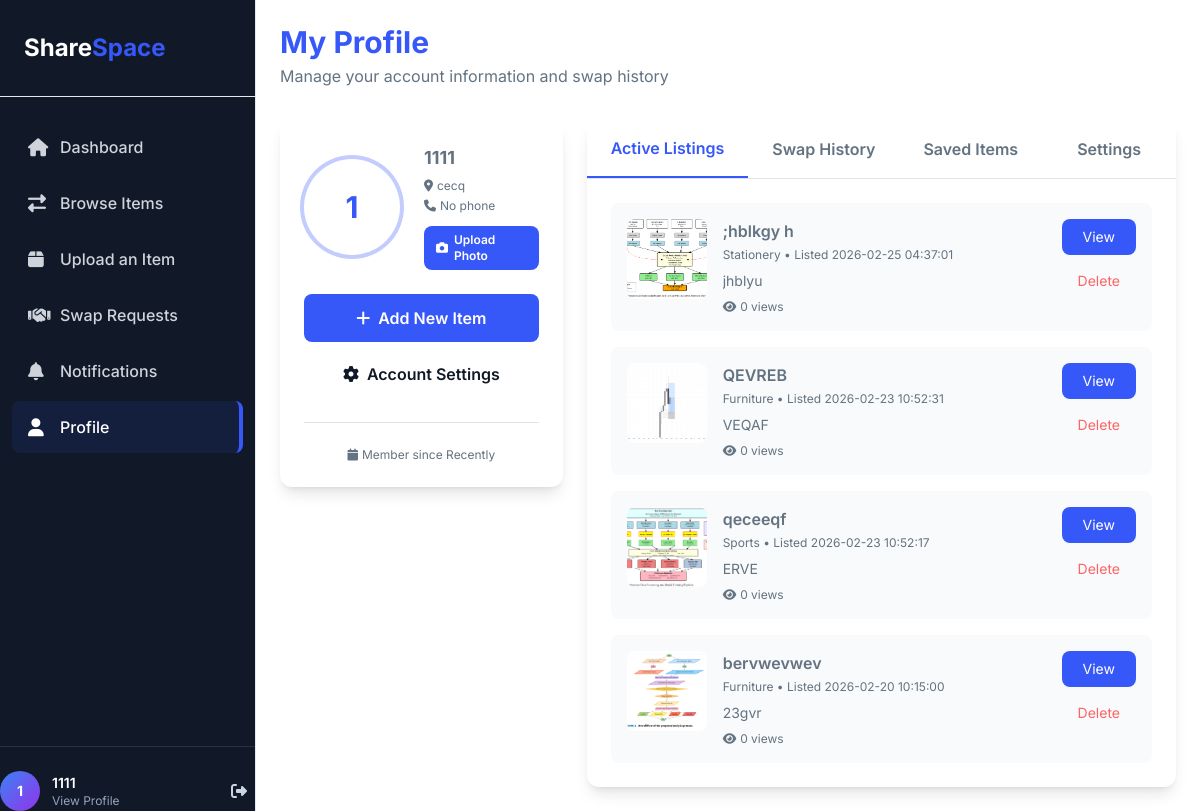
Screenshot of /profile (signed in) with the database file from the repository.
### tables this page shows
CREATE TABLE items (
    id INTEGER PRIMARY KEY AUTOINCREMENT,
    owner_id INTEGER NOT NULL,
    name TEXT NOT NULL,
    category TEXT,
    description TEXT,
    image TEXT,
    hostel TEXT,
    created_at TEXT DEFAULT CURRENT_TIMESTAMP,
    is_active INTEGER DEFAULT 1, condition TEXT, looking_for TEXT, contact_method TEXT DEFAULT 'email', views INTEGER DEFAULT 0,

    FOREIGN KEY (owner_id) REFERENCES users(id)
);

### app.py (the view)
@app.route("/profile")
def profile():
    if "user_id" not in session:
        return redirect(url_for("signin"))
    db = get_db()
    user_id = session["user_id"]
    active_listings = db.execute("""
        SELECT *
        FROM items
        WHERE owner_id = ?
          AND is_active = 1
        ORDER BY created_at DESC
    """, (session["user_id"],)).fetchall()
    swap_history = []
    saved_items = db.execute("""
    SELECT
        items.id,
        items.name,
        items.category,
        items.image,
        users.username AS owner_name
    FROM saved_items
    JOIN items ON saved_items.item_id = items.id
    JOIN users ON items.owner_id = users.id
    WHERE saved_items.user_id = ?
      AND items.is_active = 1
    """, (session['user_id'],)).fetchall()
    user = db.execute("SELECT profile_picture FROM users WHERE id = ?", (user_id,)).fetchone()
    if user and user["profile_picture"]:
        session["profile_picture"] = user["profile_picture"]
    return render_template(
        "profile.html",
        username=session["username"],
        active_listings=active_listings,
        swap_history=swap_history,
        saved_items=saved_items
    )

### app.py (called while the page is built)
def get_db():
    if "db" not in g:
        print("📁 Connecting to database:", os.path.abspath(DB_PATH))  # <-- debug print
        g.db = sqlite3.connect(DB_PATH)
        g.db.row_factory = sqlite3.Row
        g.db.execute("PRAGMA foreign_keys = ON")
    return g.db

### templates/profile.html (shortened to what this page needs)
{% extends "signedInBase.html" %}
{% block nav_profile %}
{{ ACTIVE }}
{% endblock %}
{% block content %}
<div class="mb-8">
    <h1 class="text-3xl font-bold mb-1">My Profile</h1>
    <p class="text-body-color dark:text-dark-6">
        Manage your account information and swap history
    </p>
</div>
<div class="grid grid-cols-1 lg:grid-cols-3 gap-6">
    <div class="lg:col-span-1">
        <div class="bg-white dark:bg-dark-2 rounded-xl p-6 shadow-lg">
<div class="flex items-center gap-6 mb-6">
    <div class="relative w-24 h-24 flex-shrink-0">
        {% if session.get('profile_picture') %}
            <img src="{{ url_for('static', filename='uploads/' + session.profile_picture) }}"
                 class="w-full h-full rounded-full object-cover ring-4 ring-primary ring-opacity-30"
                 alt="Profile Picture">
        {% else %}
            <div class="w-full h-full rounded-full bg-gradient-to-br from-primary to-purple flex items-center justify-center text-primary text-3xl font-bold ring-4 ring-primary ring-opacity-30">
                {{ session.username[0].upper() }}
            </div>
        {% endif %}
    </div>
    <div class="flex-1 min-w-0">
        <h2 class="text-lg font-bold text-body-color mb-0.5 truncate">{{ session.username }}</h2>
        <p class="text-xs text-body-color mt-1">
            <i class="fas fa-map-marker-alt mr-1"></i>{{ session.hostel or 'Campus' }}
        </p>
        <p class="text-xs text-body-color mt-1 mb-3">
            <i class="fas fa-phone mr-1"></i>{{ session.phone or 'No phone' }}
        </p>
        <div class="flex items-center gap-2">
            <form id="profile-pic-form"
                  action="{{ url_for('upload_profile_picture') }}"
                  method="POST"
                  enctype="multipart/form-data">
                <label for="profile_pic_input"
                       class="inline-flex items-center gap-1.5 text-xs font-semibold px-3 py-1.5 bg-primary text-white rounded-lg cursor-pointer hover:bg-blue-dark transition">
                    <i class="fas fa-camera"></i>
                    {{ 'Change Photo' if session.get('profile_picture') else 'Upload Photo' }}
                </label>
            </form>
        </div>
    </div>
</div>
            <div class="space-y-2">
                <a href="{{ url_for('upload') }}"
                   class="block w-full px-4 py-3 bg-primary text-white rounded-lg text-center font-semibold hover:bg-blue-dark transition">
                    <i class="fas fa-plus mr-2"></i>Add New Item
                </a>
                <button onclick="showTab('settings')"
                   class="block w-full px-4 py-3 bg-blue-dark text-dark rounded-lg text-center font-semibold hover:bg-gray-2 dark:hover:bg-primary transition">
                    <i class="fas fa-cog mr-2"></i>Account Settings
                </button>
            </div>
            <div class="mt-6 pt-6 border-t border-stroke dark:border-dark-3 text-center">
                <p class="text-xs text-body-color dark:text-dark-6">
                    <i class="fas fa-calendar mr-1"></i>Member since {{ session.joined_date or 'Recently' }}
                </p>
            </div>
        </div>
    </div>
    <div class="lg:col-span-2">
        <div class="bg-white dark:bg-dark-2 rounded-xl shadow-lg overflow-hidden">
            <div class="flex border-b border-stroke dark:border-dark-3 overflow-x-auto">
                <button onclick="showTab('active-listings')"
                        id="tab-active-listings"
                        class="flex-1 px-6 py-4 font-semibold text-primary border-b-2 border-primary transition whitespace-nowrap">
                    Active Listings
                </button>
                <button onclick="showTab('swap-history')"
                        id="tab-swap-history"
                        class="flex-1 px-6 py-4 font-semibold text-body-color dark:text-dark-6 hover:text-primary transition whitespace-nowrap">
                    Swap History
                </button>
                <button onclick="showTab('saved-items')"
                        id="tab-saved-items"
                        class="flex-1 px-6 py-4 font-semibold text-body-color dark:text-dark-6 hover:text-primary transition whitespace-nowrap">
                    Saved Items
                </button>
                <button onclick="showTab('settings')"
                        id="tab-settings"
                        class="flex-1 px-6 py-4 font-semibold text-body-color dark:text-dark-6 hover:text-primary transition whitespace-nowrap">
                    Settings
                </button>
            </div>
            <div class="p-6">
                <div id="active-listings" class="tab-content">
                    {% if active_listings %}
                    <div class="space-y-4">
                        {% for item in active_listings %}
                        <div class="flex gap-4 p-4 bg-gray-1 dark:bg-dark rounded-lg hover:bg-gray-2 dark:hover:bg-dark-3 transition">
                            <div class="w-20 h-20 rounded-lg bg-gradient-to-br from-primary to-blue-dark flex items-center justify-center text-white text-2xl flex-shrink-0">
                                {% if item.image %}
                                <img src="{{ url_for('static', filename='uploads/' + item.image) }}"
                                     class="w-full h-full object-cover rounded-lg" alt="{{ item.name }}">
                                {% else %}
                                <i class="fas fa-box"></i>
                                {% endif %}
                            </div>
                            <div class="flex-1 min-w-0">
                                <h3 class="font-semibold text-body-color dark:text-dark-6 mb-1">
                                    {{ item.name }}
                                </h3>
                                <p class="text-xs text-body-color dark:text-dark-6 mb-2">
                                    {{ item.category|capitalize }} • Listed {{ item.created_at }}
                                </p>
                                <p class="text-sm text-body-color dark:text-dark-6 line-clamp-1 mb-2">
                                    {{ item.description }}
                                </p>
                                <div class="flex gap-4 text-xs text-body-color dark:text-dark-6">
                                    <span><i class="fas fa-eye mr-1"></i>{{ item.views or 0 }} views</span>
                                </div>
                            </div>
                            <div class="flex flex-col gap-2">
                                <a href="/item/{{ item.id }}"
                                   class="px-4 py-2 bg-primary text-white text-sm rounded-lg hover:bg-blue-dark transition text-center whitespace-nowrap">
                                    View
                                </a>
                                <form method="POST" action="{{ url_for('delete_item', item_id=item.id) }}">
    <button type="submit"                                         class="px-4 py-2 bg-red bg-opacity-10 text-red text-sm rounded-lg hover:bg-opacity-20 transition whitespace-nowrap">
Delete</button>
</form>
                            </div>
                        </div>
                        {% endfor %}
                    </div>
                    {% endif %}
                </div>
            </div>
        </div>
    </div>
</div>
{% endblock %}

### rows the page displays
items: image (picture), name ";hblkgy h", category "Stationery", created_at "2026-02-25 04:37:01", description "jhblyu", views "0"
items: image (picture), name "QEVREB", category "Furniture", created_at "2026-02-23 10:52:31", description "VEQAF", views "0"
items: image (picture), name "qeceeqf", category "Sports", created_at "2026-02-23 10:52:17", description "ERVE", views "0"
items: image (picture), name "bervwevwev", category "Furniture", created_at "2026-02-20 10:15:00", description "23gvr", views "0"

### other values shown
{{ session.username[0].upper() }} "1"
{{ username }} "1111"
{{ session.username }} "1111"
{{ session.hostel or 'Campus' }} "cecq"
{{ session.phone or 'No phone' }} "No phone"
{{ 'Change Photo' if session.get('profile_picture') else 'Upload Photo' }} "Upload Photo"
{{ session.joined_date or 'Recently' }} "Recently"
